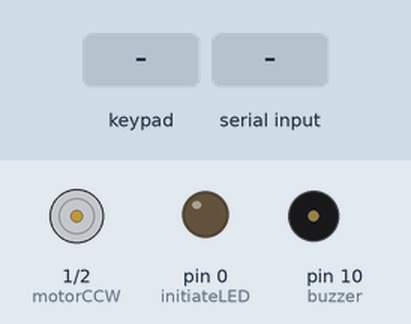
A sketch run on a simulated Arduino Uno, built with avr-gcc and run on an emulated ATmega328P. Shown: motor-driver pin pairs drawn as motors (green arrow = first pin HIGH = forward, orange = second pin HIGH = backward, longer = more drive), output pins drawn as LEDs (lit = HIGH), buzzer (waves = sounding). Inputs (shaded band) come from the test bench.

Above: at 1.2 s.
1.3 s: keypad keys 1 3 7 9 pressed 0.4 s apart
At 3.1 s:
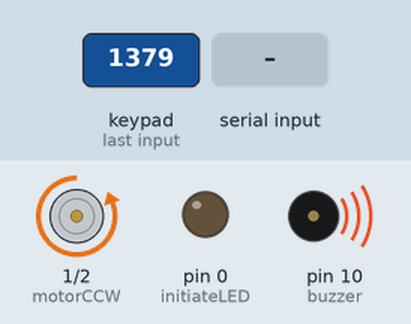
At 4.0 s:
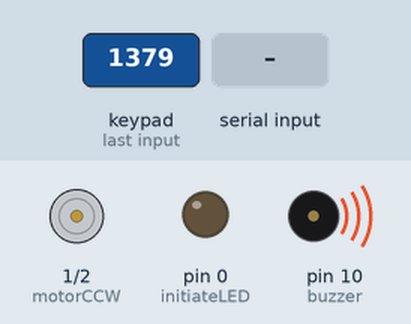
4.8 s: "90,45\n" received over the second serial link
7.8 s: keypad keys 1 3 7 9 # pressed 0.4 s apart
At 12.0 s:
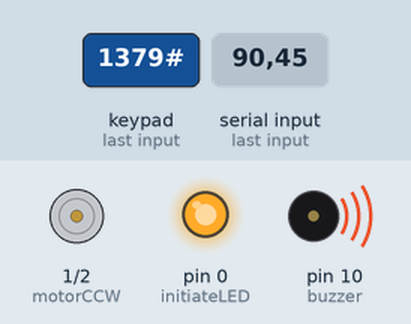
Timing chart, 0 to 18.3 s (numbered marks = the images above; inputs shaded):
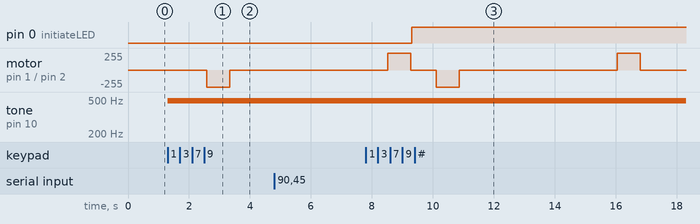

Measured:
- after the input at 1.3 s, motor on pin 1 (motorCCW) / pin 2 (motorCW): stopped → backward 255/255 after 1.3 s, → stopped 0.75 s later; tone on pin 10 (buzzer): silent → 490 Hz at once
- after the input at 4.8 s, every drawn part: stays the same

The sketch:

iot.ino
```cpp
#include <SoftwareSerial.h>
#include "Keypad.h"

const byte ROWS = 4;
const byte COLS = 3;

char hexaKeys[ROWS][COLS] = {
  {'#', '0', '*'},
  {'9', '8', '7'},
  {'6', '5', '4'},
  {'3', '2', '1'},
};

byte rowPins[ROWS] = {4, 9, 8, 6};
byte colPins[COLS] = {5, 3, 7};

Keypad custom = Keypad(makeKeymap(hexaKeys), rowPins, colPins, ROWS, COLS);

SoftwareSerial bluetooth(12, 13);

// 상황 발생 확인 LED 스트립 포트
const int initiateLED = 0;

// DC 모터 포트
const int motorCW = 2; // black
const int motorCCW = 1; // red

// 부저 포트
const int buzzer = 10; // PWM

// 입력 버퍼
String buffer = "";

// 수신한 임시 비밀번호
String password = "";

// 기존 비밀번호
String defaultPW = "1379";


void setup() {
  //Serial.begin(9600);
  bluetooth.begin(9600);
  while (!Serial) {};
  //Serial.println("Serial Connected");
  while (!bluetooth) {};
  //Serial.println("BT Connected");

  pinMode(initiateLED, OUTPUT);
  pinMode(motorCW, OUTPUT);
  pinMode(motorCCW, OUTPUT);
  pinMode(buzzer, OUTPUT);

  digitalWrite(initiateLED, 0);
  digitalWrite(motorCW, 0);
  digitalWrite(motorCCW, 0);
  digitalWrite(buzzer, 0);
}

void loop() {
  // 사고 발생 전

  while(1) {
    if (bluetooth.available()) {
      while(bluetooth.available()) {
        char tempC = bluetooth.read();
        password += tempC;
        delay(5);
      }

      password.trim();

      if (password.toInt() >= 0 && password.toInt() <= 9999) { // 사고 발생(임시 비밀번호 발급) 시 break
        digitalWrite(initiateLED, 1); // LED 스트립 on

        analogWrite(buzzer, 127);
        delay(70);
        analogWrite(buzzer, 0);
        delay(50);
        analogWrite(buzzer, 127);
        delay(70);
        analogWrite(buzzer, 0);

        break;
      }
    }


    char customKey = custom.getKey();

    if (customKey) {

      buffer += customKey;
      analogWrite(buzzer, 127);
      delay(80);
      analogWrite(buzzer, 0);
    }

    if (buffer.length() == 4) { // 비밀번호 4개를 모두 친 경우
      if ((buffer == defaultPW)) { // correct
        bluetooth.write("Open");

        digitalWrite(motorCW, 1);
        digitalWrite(motorCCW, 0);

        delay(750);

        digitalWrite(motorCW, 0);

        analogWrite(buzzer, 127);
        delay(70);
        analogWrite(buzzer, 0);
        delay(50);
        analogWrite(buzzer, 127);
        delay(70);
        analogWrite(buzzer, 0);


        delay(5000);

        digitalWrite(motorCW, 0);
        digitalWrite(motorCCW, 1);

        delay(750);

        digitalWrite(motorCCW, 0);
      }

      else { // failed
        analogWrite(buzzer, 127);
        delay(500);
        analogWrite(buzzer, 0);
      }

      buffer = "";
    }
  }


  // 사고 발생 이후


  while(1) {
    char customKey = custom.getKey();

    if (customKey) {
      buffer += customKey;
      analogWrite(buzzer, 127);
      delay(80);
      analogWrite(buzzer, 0);
    }

    if (buffer.length() == 4) { // 비밀번호 4개를 모두 친 경우
      if ((buffer == password) || (buffer == defaultPW)) {
        bluetooth.write("Open");

        digitalWrite(motorCW, 1);
        digitalWrite(motorCCW, 0);

        delay(750);

        digitalWrite(motorCW, 0);

        analogWrite(buzzer, 127);
        delay(70);
        analogWrite(buzzer, 0);
        delay(50);
        analogWrite(buzzer, 127);
        delay(70);
        analogWrite(buzzer, 0);


        delay(5000);

        digitalWrite(motorCW, 0);
        digitalWrite(motorCCW, 1);

        delay(750);

        digitalWrite(motorCCW, 0);

        buffer = "";
        break;
      }

      else {
        analogWrite(buzzer, 127);
        delay(500);
        analogWrite(buzzer, 0);
        buffer = "";
      }
    }
  }
}
```

Key.cpp
```cpp
// (licence header left out)
#include "Key.h"


// default constructor
Key::Key() {
	kchar = NO_KEY;
	kstate = IDLE;
	stateChanged = false;
}

// constructor
Key::Key(char userKeyChar) {
	kchar = userKeyChar;
	kcode = -1;
	kstate = IDLE;
	stateChanged = false;
}


void Key::key_update (char userKeyChar, KeyState userState, boolean userStatus) {
	kchar = userKeyChar;
	kstate = userState;
	stateChanged = userStatus;
}


/*
|| @changelog
|| | 1.0 2012-06-04 - Mark Stanley : Initial Release
|| #
*/
```

Key.h
```cpp
// (licence header left out)
#ifndef Keypadlib_KEY_H_
#define Keypadlib_KEY_H_

#include <Arduino.h>

#define OPEN LOW
#define CLOSED HIGH

typedef unsigned int uint;
typedef enum{ IDLE, PRESSED, HOLD, RELEASED } KeyState;

const char NO_KEY = '\0';

class Key {
public:
	// members
	char kchar;
	int kcode;
	KeyState kstate;
	boolean stateChanged;

	// methods
	Key();
	Key(char userKeyChar);
	void key_update(char userKeyChar, KeyState userState, boolean userStatus);

private:

};

#endif

/*
|| @changelog
|| | 1.0 2012-06-04 - Mark Stanley : Initial Release
|| #
*/
```
